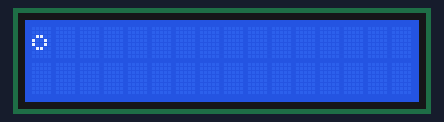
This sketch was run on a simulated Arduino Uno, built with avr-gcc and run on an emulated ATmega328P. Shown: 16×2 character LCD.

Above: at 0.21 s.
At 5.02 s:
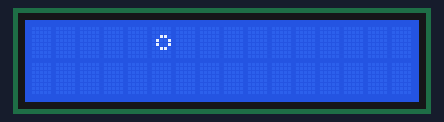
At 10.13 s:
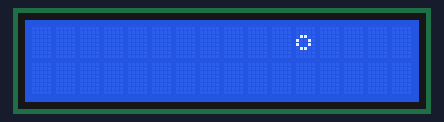
At 19.74 s:
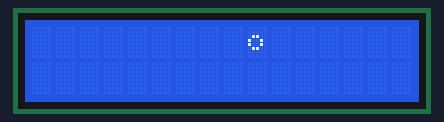
At 29.35 s:
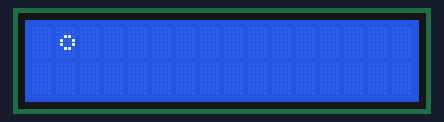
At 39.26 s:
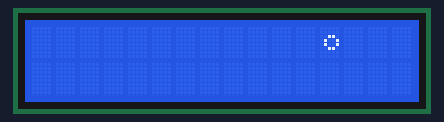

The sketch:

keypad_symbols.ino
```cpp
//LiquidCrystal library
#include <LiquidCrystal.h>

// select the pins used on the LCD panel
LiquidCrystal lcd(8, 9, 4, 5, 6, 7);


// define some values used by the panel and buttons
int lcd_key     = 0;
int adc_key_in  = 0;
#define btnRIGHT  0
#define btnUP     1
#define btnDOWN   2
#define btnLEFT   3
#define btnSELECT 4
#define btnNONE   5

// read the buttons
int read_LCD_buttons()
{
 adc_key_in = analogRead(0);      // read the value from the sensor
 // my buttons when read are centered at these valies: 0, 144, 329, 504, 741
 // we add approx 50 to those values and check to see if we are close
 if (adc_key_in > 1000) return btnNONE; // We make this the 1st option for speed reasons since it will be the most likely result
 // For V1.0 comment the other threshold and use the one below:
 if (adc_key_in < 50)   return btnRIGHT;
 if (adc_key_in < 195)  return btnUP;
 if (adc_key_in < 380)  return btnDOWN;
 if (adc_key_in < 555)  return btnLEFT;
 if (adc_key_in < 790)  return btnSELECT;
 return btnNONE;  // when all others fail, return this...
}
byte empt = 0b00000;
byte line = 0b00110;
byte up =   0b01001;
//byte
// Symbols:
byte block[8] = {
  empt,
  empt,
  line,
  up,
  up,
  line,
  empt,
  empt,
};
byte blockL[8];
byte blockR[8];


byte empty[8] {
  //0b00000,
  //0b00000,
  //0b00000,
  //0b00000,
  //0b00000,
  //0b00000,
  //0b00000,
 // 0b00000,
};

void MoveL(int c){
  for(int i = 0;i<8;i++){
     block[i] = block [i]*2;
  }
  lcd.createChar(c,block);
}
void MoveR(int c)
{
    for(int i = 0;i<8;i++){
     block[i] = block [i]/2;
  }
  lcd.createChar(c,block);
}

void setup() {
  // put your setup code here, to run once:
 lcd.begin(16, 2);              // start the library
   // create a new character
 lcd.createChar(1, block);
 lcd.createChar(0, empty);
 for(int i = 0;i<8;i++){
     blockL[i] = block [i]/2;
     blockR[i] = block [i]*2;
  }
 lcd.createChar(2, blockL);
 lcd.createChar(3, blockR);

 //lcd.setCursor(0,0);
 //lcd.write(byte(1));
  lcd.clear();
}

const int delay_time  = 300;
void loop()
{
  // put your main code here, to run repeatedly:
 for(int x = 0; x < 15; x++)
 {
   lcd.setCursor(x,0);
   lcd.write(byte(3));
   delay(delay_time);
   lcd.setCursor(x,0);
   lcd.write(byte(1));
   delay(delay_time);
   lcd.setCursor(x,0);
   lcd.write(byte(2));
   delay(delay_time);
   lcd.setCursor(x,0);
   lcd.write(byte(0));
 }
 for(int x = 15; x >= 0; x--)
 {
   lcd.setCursor(x,0);
   lcd.write(byte(2));
   delay(delay_time);
   lcd.setCursor(x,0);
   lcd.write(byte(1));
   delay(delay_time);
   lcd.setCursor(x,0);
   lcd.write(byte(3));
   delay(delay_time);
   lcd.setCursor(x,0);
   lcd.write(byte(0));
 }
}
```
